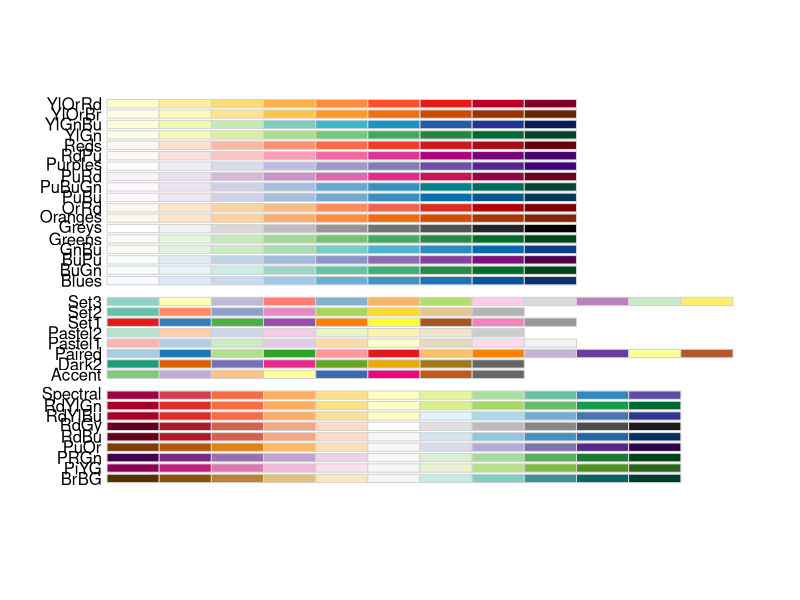
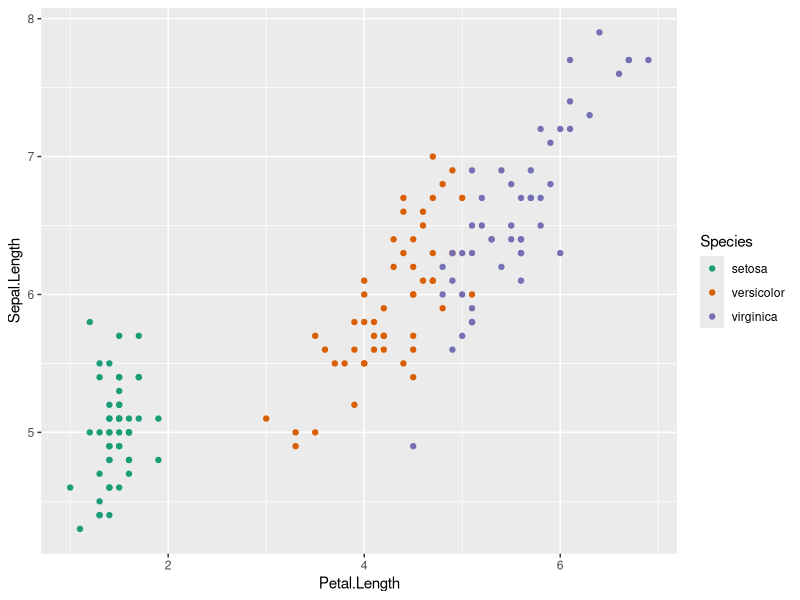
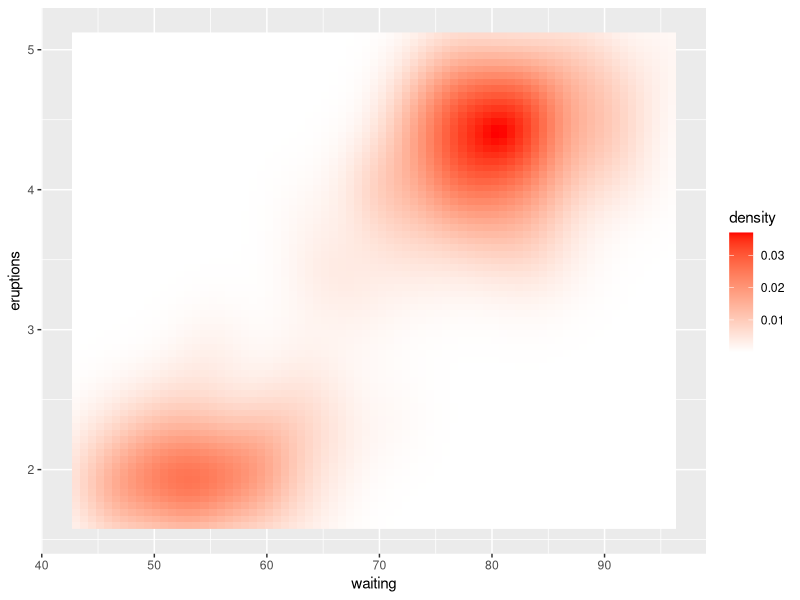
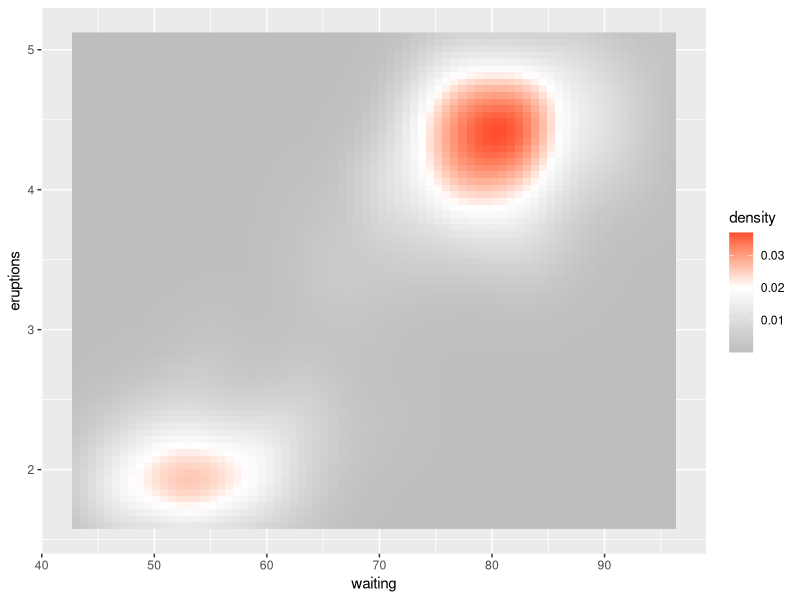
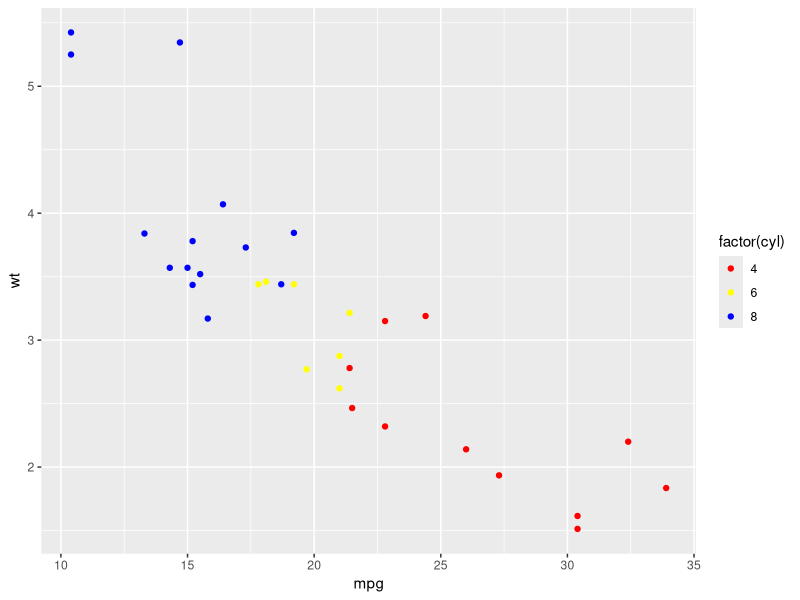
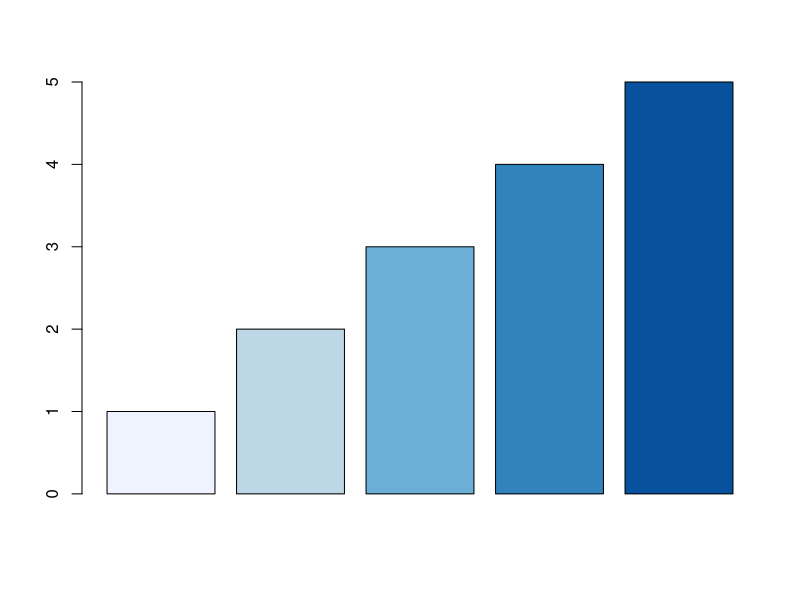
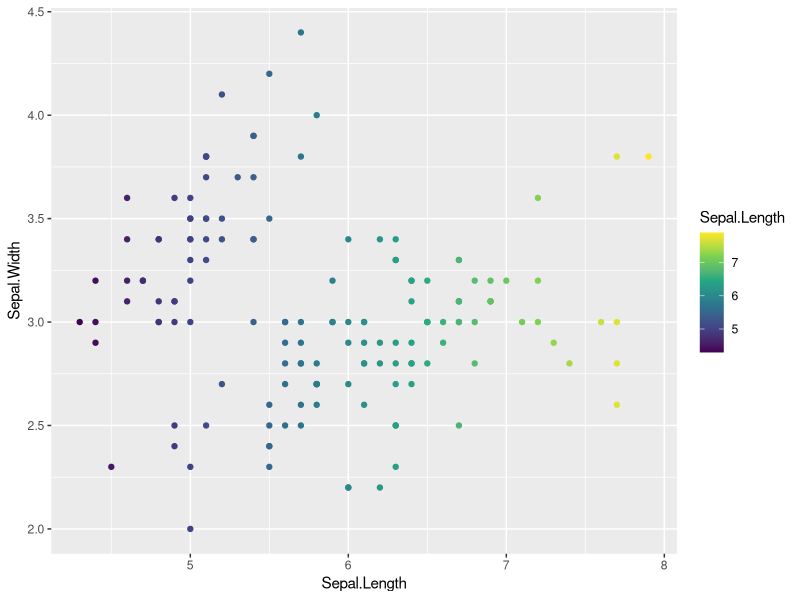

Reproduce these figures in R, in order.
## ---- chunk 1
library(RColorBrewer)
display.brewer.all() 
## ---- chunk 2
library(ggplot2)
ggplot(iris, aes(Petal.Length, Sepal.Length, colour = Species)) +
  geom_point() +
  scale_colour_brewer(palette = "Dark2")
## ---- chunk 3
ggplot(faithfuld, aes(waiting, eruptions, fill = density)) +
  geom_raster() +
  scale_fill_gradient(low = "white", high = "red")
## ---- chunk 4
ggplot(faithfuld, aes(waiting, eruptions, fill = density)) +
  geom_raster() +
  scale_fill_gradient2(low = "grey", mid = "white", high = "red",midpoint = .02)
## ---- chunk 5
ggplot(mtcars, aes(mpg, wt)) +
  geom_point(aes(colour = factor(cyl))) +
  scale_colour_manual(values = c("red", "yellow", "blue"))

colors<-brewer.pal(5,'Blues')
barplot(1:5, col=colors)
## ---- chunk 6
library("viridis")
ggplot(iris, aes(Sepal.Length, Sepal.Width))+
  geom_point(aes(color = Sepal.Length)) +
  scale_color_viridis_c()
